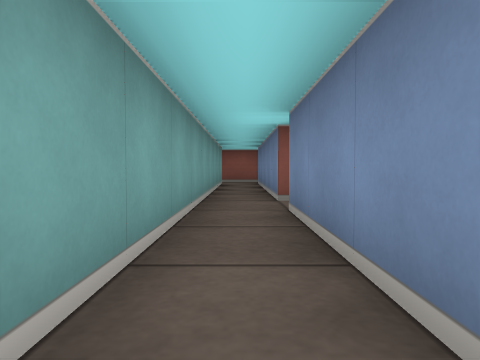
[1] (above)

14 first-person views from a walk through a cub3D level. The camera is about half as high as the walls, tilts 2° down and sees 70° across. The floor is counted in squares. Each view is taken from the middle of a square. On the plan, view 1 faces up. The plan holds only what a view shows up to about 9 squares ahead; the rest is blank.

[2]
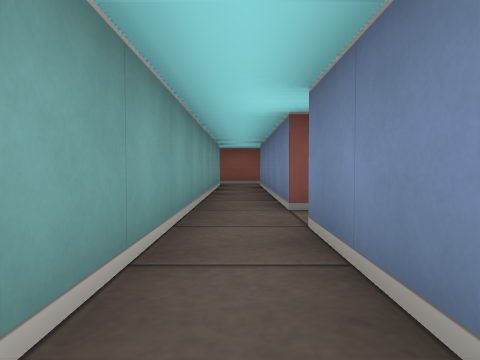

[3]
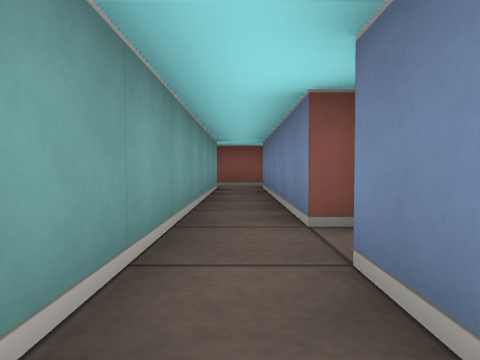

[4]
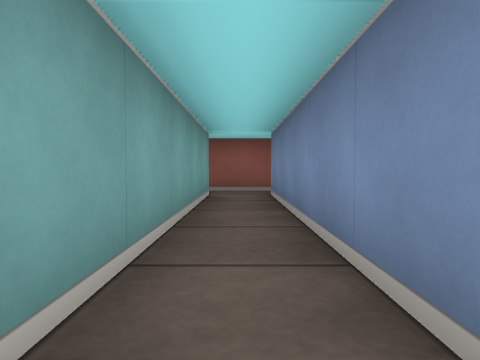

[5]
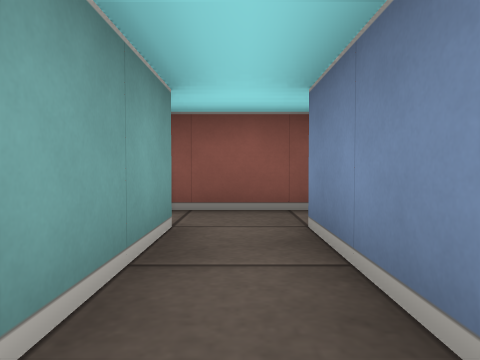

[6]
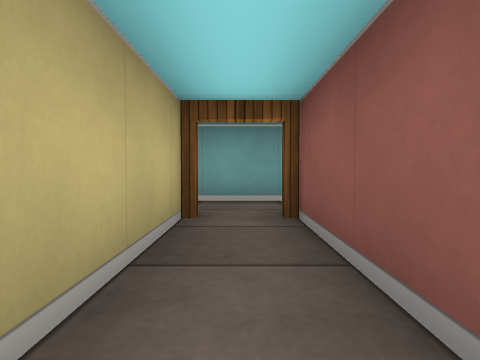

[7]
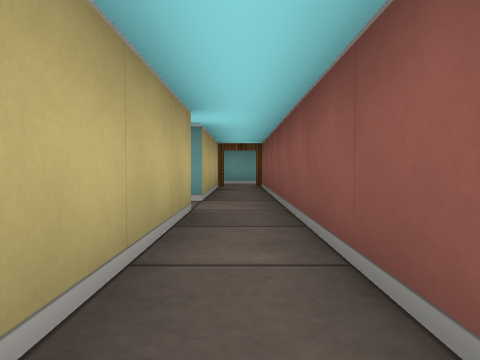

[8]
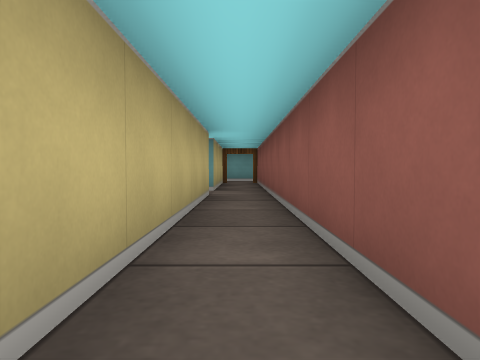

[9]
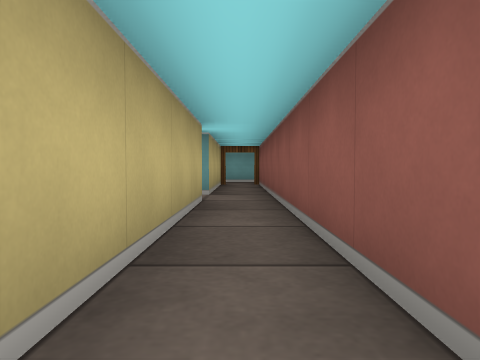

[10]
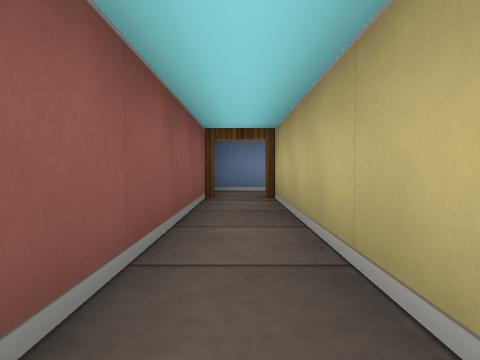

[11]
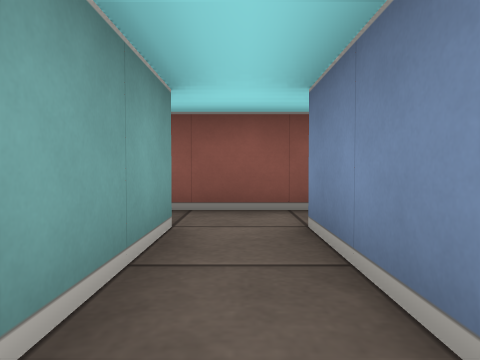

[12]
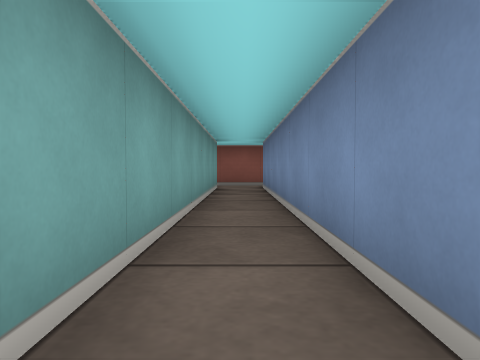

[13]
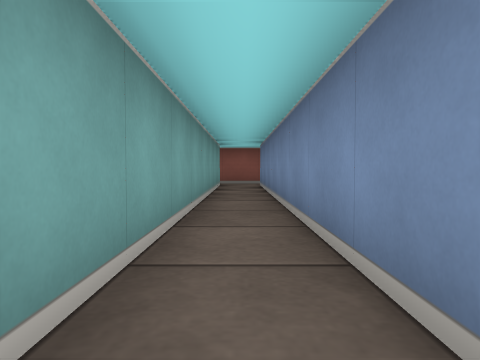

[14]
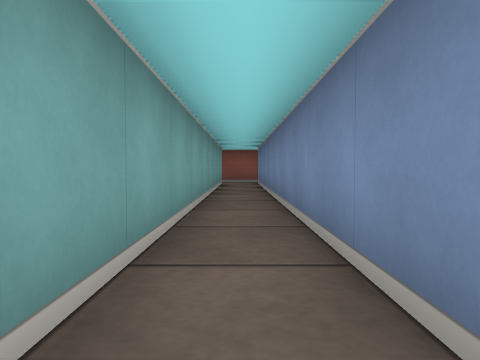

### Floor plan
Points are (right, up) in squares from view 1. A wall is a line through its corners. A room is listed if a view was taken in it or the views show most of it. See-through windows are left out.
Room 1 (views 1, 2, 3, 4, 5)
walls: (0.5, 0.6) (0.5, 3.5); (0.5, 4.5) (0.5, 9.5); (-0.5, 9.5) (-0.5, 0.6); (0.8, 10.5) (-0.8, 10.5)
ways out: open door at (1, 4) to room 2; open door at (-1, 10); open door at (1, 10)
Room 2 (views 6, 7, 8, 9, 10)
walls: (5.5, 3.5) (12, 3.5); (0.9, 3.5) (4.5, 3.5); (12.1, 4.5) (0.5, 4.5)
ways out: open door at (1, 4) to room 1; opening at (5, 4) to room 3; open door at (12, 4)
Room 3 (views 11, 12, 13, 14)
walls: (5.5, -5.4) (5.5, 3.5); (4.5, 3.5) (4.5, -5.4)
ways out: opening at (5, 4) to room 2

Where each view was taken, in squares from view 1:
view 1: 0 up, 0 right, facing up
view 2: 1 up, 0 right, facing up
view 3: 2 up, 0 right, facing up
view 4: 4 up, 0 right, facing up
view 5: 7 up, 0 right, facing up
view 6: 4 up, 4 right, facing left
view 7: 4 up, 9 right, facing left
view 8: 4 up, 11 right, facing left
view 9: 4 up, 10 right, facing left
view 10: 4 up, 7 right, facing right
view 11: 1 up, 5 right, facing up
view 12: 4 down, 5 right, facing up
view 13: 5 down, 5 right, facing up
view 14: 6 down, 5 right, facing up
